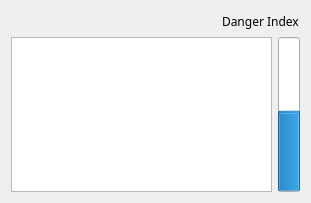
<?xml version="1.0" encoding="UTF-8"?>
<ui version="4.0">
 <class>InfoClientDlgClass</class>
 <widget class="QDialog" name="InfoClientDlgClass">
  <property name="geometry">
   <rect>
    <x>0</x>
    <y>0</y>
    <width>311</width>
    <height>203</height>
   </rect>
  </property>
  <property name="maximumSize">
   <size>
    <width>311</width>
    <height>203</height>
   </size>
  </property>
  <property name="windowTitle">
   <string>InfoClient</string>
  </property>
  <layout class="QVBoxLayout" name="verticalLayout">
   <item>
    <layout class="QHBoxLayout" name="horizontalLayout_2">
     <item>
      <spacer name="horizontalSpacer">
       <property name="orientation">
        <enum>Qt::Horizontal</enum>
       </property>
       <property name="sizeHint" stdset="0">
        <size>
         <width>40</width>
         <height>20</height>
        </size>
       </property>
      </spacer>
     </item>
     <item>
      <widget class="QLabel" name="label">
       <property name="font">
        <font>
         <family>微软雅黑</family>
        </font>
       </property>
       <property name="text">
        <string>Danger Index</string>
       </property>
      </widget>
     </item>
    </layout>
   </item>
   <item>
    <layout class="QHBoxLayout" name="horizontalLayout">
     <item>
      <widget class="QTextEdit" name="text">
       <property name="font">
        <font>
         <family>微软雅黑</family>
        </font>
       </property>
       <property name="html">
        <string>&lt;!DOCTYPE HTML PUBLIC &quot;-//W3C//DTD HTML 4.0//EN&quot; &quot;http://www.w3.org/TR/REC-html40/strict.dtd&quot;&gt;
&lt;html&gt;&lt;head&gt;&lt;meta name=&quot;qrichtext&quot; content=&quot;1&quot; /&gt;&lt;style type=&quot;text/css&quot;&gt;
p, li { white-space: pre-wrap; }
&lt;/style&gt;&lt;/head&gt;&lt;body style=&quot; font-family:'微软雅黑'; font-size:9pt; font-weight:400; font-style:normal;&quot;&gt;
&lt;p style=&quot;-qt-paragraph-type:empty; margin-top:0px; margin-bottom:0px; margin-left:0px; margin-right:0px; -qt-block-indent:0; text-indent:0px; font-family:'SimSun';&quot;&gt;&lt;br /&gt;&lt;/p&gt;&lt;/body&gt;&lt;/html&gt;</string>
       </property>
      </widget>
     </item>
     <item>
      <widget class="QProgressBar" name="progressBar">
       <property name="autoFillBackground">
        <bool>false</bool>
       </property>
       <property name="styleSheet">
        <string notr="true"/>
       </property>
       <property name="value">
        <number>50</number>
       </property>
       <property name="orientation">
        <enum>Qt::Vertical</enum>
       </property>
      </widget>
     </item>
    </layout>
   </item>
  </layout>
 </widget>
 <layoutdefault spacing="6" margin="11"/>
 <resources>
  <include location="infoclientdlg.qrc"/>
 </resources>
 <connections/>
</ui>
